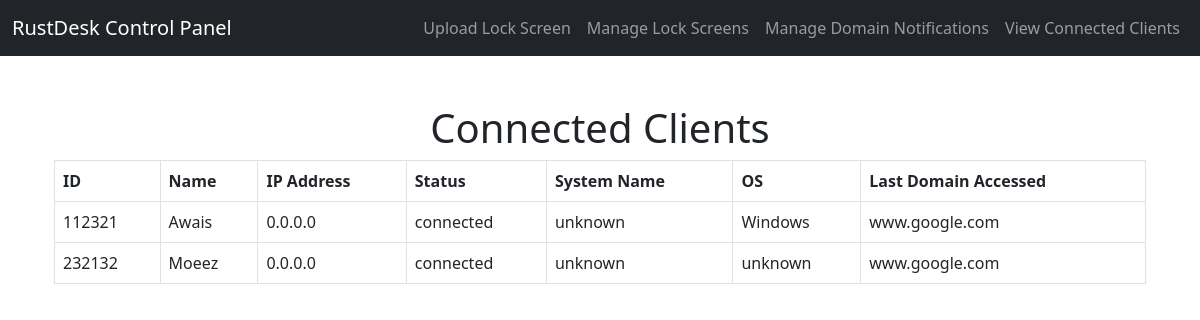
/clients/, run on the app's committed database.
### control_panel/models.py (models this page shows, shortened)
class ConnectedClient(models.Model):
    client_id = models.CharField(max_length=255, unique=True)
    name = models.CharField(max_length=255)
    ip_address = models.GenericIPAddressField()
    status = models.CharField(max_length=50, choices=[('connected', 'Connected'), ('disconnected', 'Disconnected')], default='connected')
    last_seen = models.DateTimeField(auto_now=True)
    last_domain_accessed= models.CharField(max_length=255, default='www.google.com')
    systemname= models.CharField(max_length=255, default='unknown')
    OS= models.CharField(max_length=255, default='unknown')

### control_panel/views.py (the view)
# urls.py: path('clients/', views.display_clients, name='display_clients'),
def display_clients(request):
    clients = ConnectedClient.objects.all()
    return render(request, 'control_panel/display_clients.html', {'clients': clients})

### control_panel/templates/control_panel/display_clients.html (shortened to what this page needs)
{% extends 'control_panel/base.html' %}
{% block content %}
    <div class="container mt-5">
        <h1 class="text-center">Connected Clients</h1>
        <table class="table table-bordered">
            <thead>
                <tr>
                    <th>ID</th>
                    <th>Name</th>
                    <th>IP Address</th>
                    <th>Status</th>
                    <th>System Name</th>
                    <th>OS</th>
                    <th>Last Domain Accessed</th>
                </tr>
            </thead>
            <tbody>
                {% for client in clients %}
                    <tr>
                        <td>{{ client.client_id }}</td>
                        <td>{{ client.name }}</td>
                        <td>{{ client.ip_address }}</td>
                        <td>{{ client.status }}</td>
                        <td>{{ client.systemname }}</td>
                        <td>{{ client.OS }}</td>
                        <td>{{ client.last_domain_accessed }}</td>
                    </tr>
                {% endfor %}
            </tbody>
        </table>
    </div>
{% endblock %}

### data on the page
ConnectedClient: client_id "112321", name "Awais", ip_address "0.0.0.0", status "connected", systemname "unknown", OS "Windows", last_domain_accessed "www.google.com"
ConnectedClient: client_id "232132", name "Moeez", ip_address "0.0.0.0", status "connected", systemname "unknown", OS "unknown", last_domain_accessed "www.google.com"
